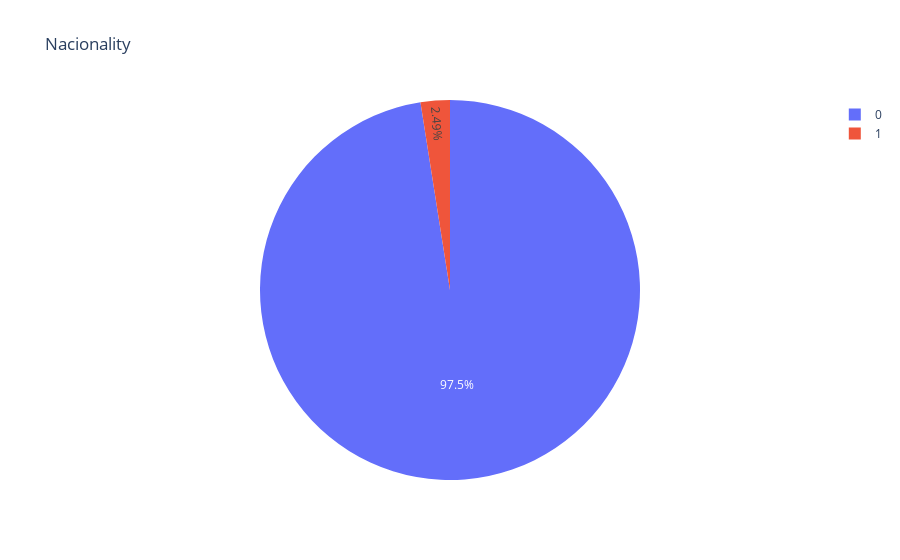

Notebook code for this chart:
### Code cell
fig=px.pie(df, values=df['International'].value_counts().values,
           names=df['International'].value_counts().index, title='Nacionality')
fig.show()

### Figure 1 — Plotly figure (JSON) as saved in the notebook; plotly's stock layout.template omitted (floating-point values rounded to 4 significant figures)
{"data": [{"domain": {"x": [0, 1], "y": [0, 1]}, "hovertemplate": "label=%{label}<br>value=%{value}<extra></extra>", "labels": [0, 1], "legendgroup": "", "name": "", "showlegend": true, "type": "pie", "values": [4314, 110]}], "layout": {"legend": {"tracegroupgap": 0}, "title": {"text": "Nacionality"}}}
